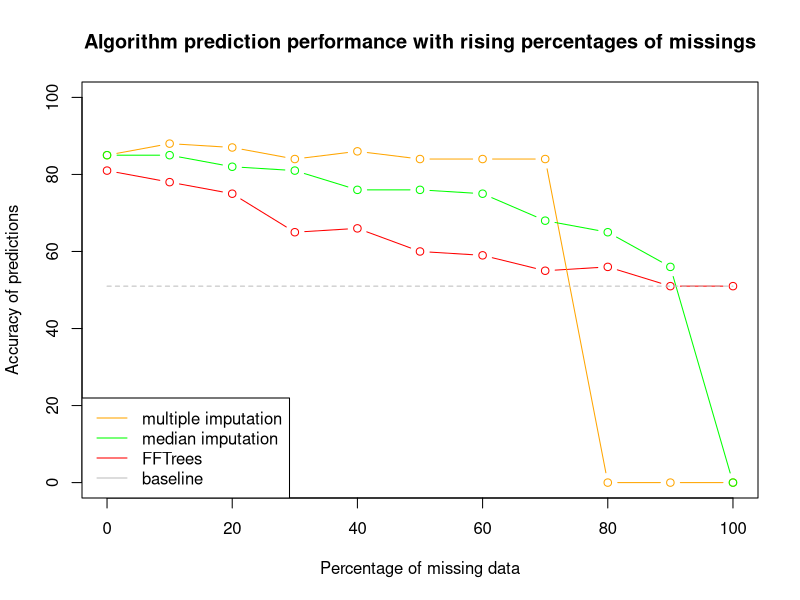

Here is the R script that generated this plot:
## ---- chunk 1
# Plot graph
x <-                      c( 0, 10, 20, 30, 40, 50, 60, 70, 80, 90, 100)
y <-                      c(81, 78, 75, 65, 66, 60, 59, 55, 56, 51, 51)
y_log_reg_multiple_imp <- c(85, 88, 87, 84, 86, 84, 84, 84, 0, 0, 0)
y_log_reg_mean_imp <-     c(85, 85, 82, 81, 76, 76, 75, 68, 65, 56, 0)
baseline <-               c(51, 51, 51, 51, 51, 51, 51, 51, 51, 51, 51)

plot(x, y, type = "b", ylim = c(0,100), col = "red", xlab = "Percentage of missing data", ylab = "Accuracy of predictions",
main = "Algorithm prediction performance with rising percentages of missings")
lines(x, y_log_reg_multiple_imp, col = "orange", type = "b")
lines(x, y_log_reg_mean_imp, col = "green", type = "b")
lines(x, baseline, col = "grey", lty = "dashed")

#lines(x, handle_NA_costs, col = "orange")

# Add a legend to the graph:
legend("bottomleft", legend = c( "multiple imputation", "median imputation", "FFTrees", "baseline"), col = c("orange", "green", "red", "grey"), lty = "solid")

